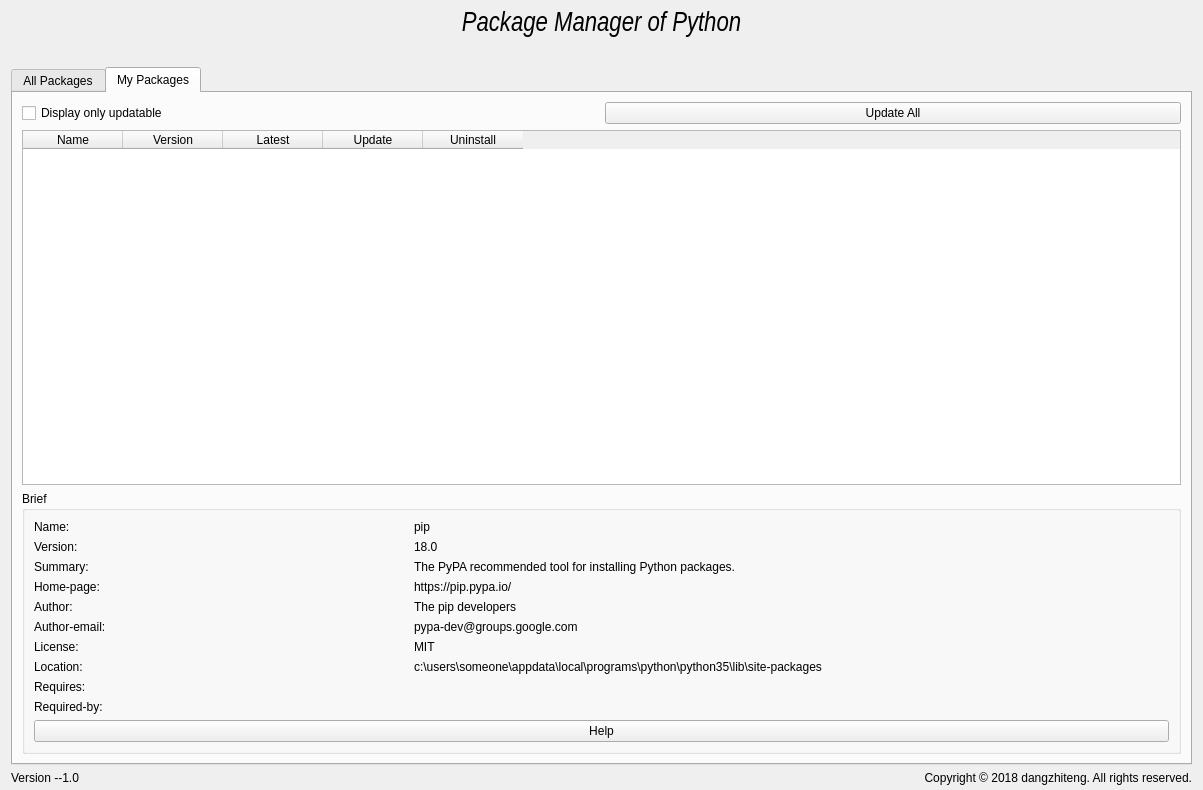
<?xml version="1.0" encoding="UTF-8"?>
<ui version="4.0">
 <class>MainWindow</class>
 <widget class="QWidget" name="MainWindow">
  <property name="geometry">
   <rect>
    <x>0</x>
    <y>0</y>
    <width>1203</width>
    <height>790</height>
   </rect>
  </property>
  <property name="windowTitle">
   <string>Package Manager of Python \n</string>
  </property>
  <property name="styleSheet">
   <string notr="true"/>
  </property>
  <layout class="QGridLayout" name="gridLayout">
   <property name="bottomMargin">
    <number>5</number>
   </property>
   <item row="2" column="0">
    <layout class="QHBoxLayout" name="horizontalLayout">
     <property name="spacing">
      <number>3</number>
     </property>
     <item>
      <widget class="QLabel" name="label_3">
       <property name="text">
        <string>Version --1.0</string>
       </property>
      </widget>
     </item>
     <item>
      <widget class="QLabel" name="label_2">
       <property name="text">
        <string>Copyright © 2018 dangzhiteng. All rights reserved.</string>
       </property>
       <property name="alignment">
        <set>Qt::AlignRight|Qt::AlignTrailing|Qt::AlignVCenter</set>
       </property>
      </widget>
     </item>
    </layout>
   </item>
   <item row="1" column="0">
    <widget class="QTabWidget" name="tabWidget">
     <property name="sizePolicy">
      <sizepolicy hsizetype="Expanding" vsizetype="Expanding">
       <horstretch>0</horstretch>
       <verstretch>0</verstretch>
      </sizepolicy>
     </property>
     <property name="currentIndex">
      <number>1</number>
     </property>
     <widget class="QWidget" name="tab">
      <attribute name="title">
       <string>All Packages</string>
      </attribute>
     </widget>
     <widget class="QWidget" name="tab_2">
      <attribute name="title">
       <string>My Packages</string>
      </attribute>
      <layout class="QGridLayout" name="gridLayout_2">
       <item row="0" column="0">
        <layout class="QHBoxLayout" name="horizontalLayout_2">
         <item>
          <widget class="QCheckBox" name="checkBox">
           <property name="text">
            <string>Display only updatable</string>
           </property>
          </widget>
         </item>
         <item>
          <widget class="QPushButton" name="pushButton_2">
           <property name="text">
            <string>Update All</string>
           </property>
          </widget>
         </item>
        </layout>
       </item>
       <item row="1" column="0">
        <widget class="QTableWidget" name="myPackTable">
         <property name="editTriggers">
          <set>QAbstractItemView::NoEditTriggers</set>
         </property>
         <attribute name="horizontalHeaderCascadingSectionResizes">
          <bool>true</bool>
         </attribute>
         <attribute name="horizontalHeaderStretchLastSection">
          <bool>false</bool>
         </attribute>
         <attribute name="verticalHeaderCascadingSectionResizes">
          <bool>true</bool>
         </attribute>
         <attribute name="verticalHeaderStretchLastSection">
          <bool>false</bool>
         </attribute>
         <column>
          <property name="text">
           <string>Name</string>
          </property>
         </column>
         <column>
          <property name="text">
           <string>Version</string>
          </property>
         </column>
         <column>
          <property name="text">
           <string>Latest</string>
          </property>
         </column>
         <column>
          <property name="text">
           <string>Update</string>
          </property>
         </column>
         <column>
          <property name="text">
           <string>Uninstall</string>
          </property>
         </column>
        </widget>
       </item>
       <item row="2" column="0">
        <widget class="QGroupBox" name="groupBox">
         <property name="minimumSize">
          <size>
           <width>200</width>
           <height>150</height>
          </size>
         </property>
         <property name="title">
          <string>Brief</string>
         </property>
         <layout class="QGridLayout" name="gridLayout_3">
          <item row="0" column="0">
           <widget class="QLabel" name="label_4">
            <property name="text">
             <string>Name:</string>
            </property>
           </widget>
          </item>
          <item row="0" column="1">
           <widget class="QLabel" name="nameLabel">
            <property name="text">
             <string>pip</string>
            </property>
           </widget>
          </item>
          <item row="1" column="0">
           <widget class="QLabel" name="label_6">
            <property name="text">
             <string>Version:</string>
            </property>
           </widget>
          </item>
          <item row="1" column="1">
           <widget class="QLabel" name="versionLabel">
            <property name="text">
             <string>18.0</string>
            </property>
           </widget>
          </item>
          <item row="2" column="0">
           <widget class="QLabel" name="label_9">
            <property name="text">
             <string>Summary:</string>
            </property>
           </widget>
          </item>
          <item row="2" column="1" colspan="2">
           <widget class="QLabel" name="summaryLabel">
            <property name="text">
             <string>The PyPA recommended tool for installing Python packages.</string>
            </property>
           </widget>
          </item>
          <item row="3" column="0">
           <widget class="QLabel" name="label_8">
            <property name="text">
             <string>Home-page:</string>
            </property>
           </widget>
          </item>
          <item row="3" column="1" colspan="2">
           <widget class="QLabel" name="homePageLabel">
            <property name="text">
             <string>https://pip.pypa.io/</string>
            </property>
           </widget>
          </item>
          <item row="4" column="0">
           <widget class="QLabel" name="label_7">
            <property name="text">
             <string>Author:</string>
            </property>
           </widget>
          </item>
          <item row="4" column="1" colspan="2">
           <widget class="QLabel" name="authorLabel">
            <property name="text">
             <string>The pip developers</string>
            </property>
           </widget>
          </item>
          <item row="5" column="0">
           <widget class="QLabel" name="label_11">
            <property name="text">
             <string>Author-email:</string>
            </property>
           </widget>
          </item>
          <item row="5" column="1" colspan="2">
           <widget class="QLabel" name="authorEmailLabel">
            <property name="text">
             <string>pypa-dev@groups.google.com</string>
            </property>
           </widget>
          </item>
          <item row="6" column="0">
           <widget class="QLabel" name="label_12">
            <property name="text">
             <string>License:</string>
            </property>
           </widget>
          </item>
          <item row="6" column="1">
           <widget class="QLabel" name="licenseLabel">
            <property name="text">
             <string>MIT</string>
            </property>
           </widget>
          </item>
          <item row="7" column="0">
           <widget class="QLabel" name="label_13">
            <property name="text">
             <string>Location:</string>
            </property>
           </widget>
          </item>
          <item row="7" column="1" colspan="2">
           <widget class="QLabel" name="locationLabel">
            <property name="text">
             <string>c:\users\someone\appdata\local\programs\python\python35\lib\site-packages</string>
            </property>
           </widget>
          </item>
          <item row="8" column="0">
           <widget class="QLabel" name="label_14">
            <property name="text">
             <string>Requires:</string>
            </property>
           </widget>
          </item>
          <item row="8" column="1">
           <widget class="QLabel" name="requiresLabel">
            <property name="text">
             <string/>
            </property>
           </widget>
          </item>
          <item row="9" column="0">
           <widget class="QLabel" name="label_15">
            <property name="text">
             <string>Required-by:</string>
            </property>
           </widget>
          </item>
          <item row="9" column="1">
           <widget class="QLabel" name="requiresByLabel">
            <property name="text">
             <string/>
            </property>
           </widget>
          </item>
          <item row="10" column="0" colspan="3">
           <widget class="QPushButton" name="pushButton">
            <property name="text">
             <string>Help</string>
            </property>
           </widget>
          </item>
         </layout>
        </widget>
       </item>
      </layout>
     </widget>
    </widget>
   </item>
   <item row="0" column="0">
    <widget class="QLabel" name="label">
     <property name="maximumSize">
      <size>
       <width>16777215</width>
       <height>50</height>
      </size>
     </property>
     <property name="font">
      <font>
       <family>Arial Narrow</family>
       <pointsize>20</pointsize>
       <italic>true</italic>
      </font>
     </property>
     <property name="text">
      <string>Package Manager of Python 
</string>
     </property>
     <property name="alignment">
      <set>Qt::AlignHCenter|Qt::AlignTop</set>
     </property>
    </widget>
   </item>
  </layout>
 </widget>
 <resources/>
 <connections/>
</ui>
